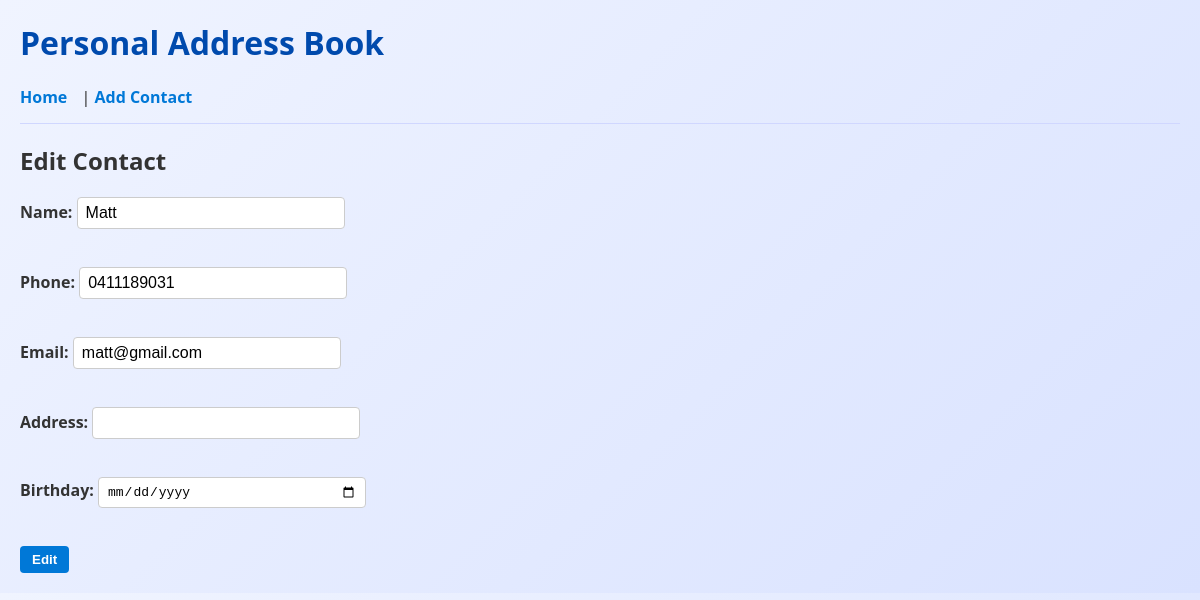
Before: /edit/1 with the older database file.
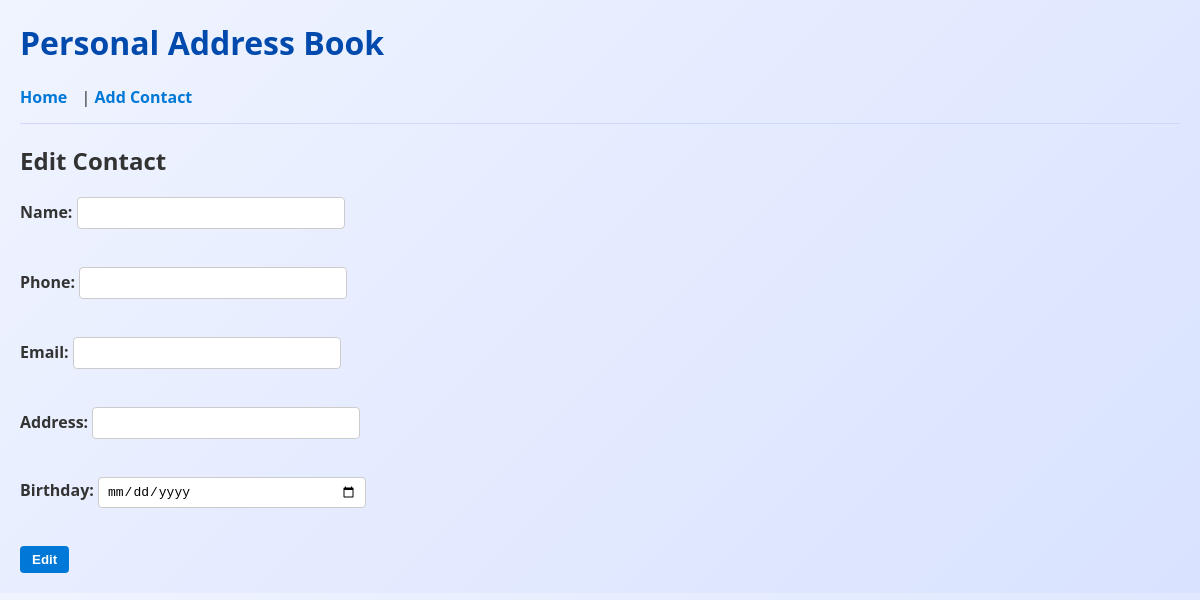
After: the same page with the newer database file.
### tables this page shows
CREATE TABLE contacts (
            id INTEGER PRIMARY KEY AUTOINCREMENT,
            name TEXT NOT NULL,
            phone TEXT,
            email TEXT
        );

### app.py (the view)
@app.route('/edit/<int:id>', methods=['GET', 'POST'])
def edit(id):
    conn = sqlite3.connect(DB_NAME)
    c = conn.cursor()
    if request.method == 'POST':
        name = request.form['name']
        phone = request.form['phone']
        email = request.form['email']
        address = request.form['address']
        birthday = request.form['birthday']
        c.execute('UPDATE contacts SET name=?, phone=?, email=?, address=?, birthday=? WHERE id=?',
                  (name, phone, email, address, birthday, id))
        conn.commit()
        conn.close()
        return redirect(url_for('index'))
    else:
        c.execute('SELECT * FROM contacts WHERE id=?', (id,))
        contact = c.fetchone()
        conn.close()
        return render_template('form.html', action='Edit', contact=contact)

### templates/form.html
{% extends 'base.html' %}
{% block content %}
  <h2>{{ action }} Contact</h2>
  <form method="POST">
    <label>Name: <input type="text" name="name" required value="{{ contact[1] if contact else '' }}"></label><br>
    <label>Phone: <input type="tel" name="phone" value="{{ contact[2] if contact else '' }}"></label><br>
    <label>Email: <input type="email" name="email" value="{{ contact[3] if contact else '' }}"></label><br>
    <label>Address: <input type="text" name="address" value="{{ contact[4] if contact else '' }}"></label><br>
    <label>Birthday: <input type="date" name="birthday" value="{{ contact[5] if contact else '' }}"></label><br>
    <button type="submit">{{ action }}</button>
  </form>
{% endblock %}

Changed rows visible on the page:
removed contacts: name "Matt", phone "0411189031", email "matt@gmail.com"
